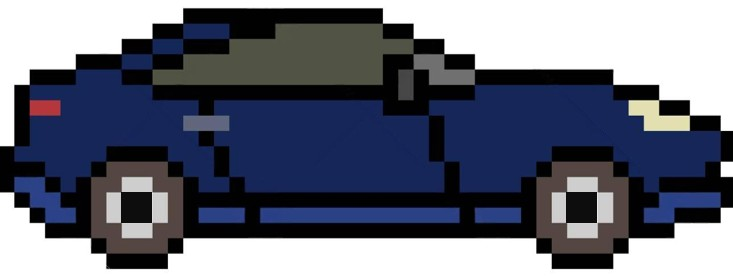
#> input picture PROYECTO PARALELIZACION DE PIXELES FORMULAS/imagenes/carro1.jpg, 733 x 277 px, found by its file name
$ python Generar_matrizRGB.py
#> lines starting #> are read from the running program, lines starting #| are printed output that depends on the picture
from PIL import Image
import numpy as np

def image_to_matrix(ruta, resolution):
#> called with ruta = 'imagenes/carro1.jpg', resolution = (270, 100)
    imagen=Image.open(ruta)
#> imagen is the input picture: PIL image 733x277 RGB; mean R, G, B 103.6, 107.6, 122.5
    reforma_imagen=imagen.resize(resolution)
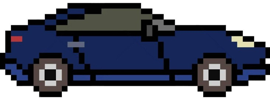
#> reforma_imagen: PIL image 270x100 RGB; mean R, G, B 103.6, 107.6, 122.5
    imagen_rgb=reforma_imagen.convert("RGB")
    matriz= np.array(imagen_rgb)

    matriz = matriz.tolist()
#> matriz = 100 items
    return matriz

ruta="imagenes/carro1.jpg"
resolution=(270,100)

imagen_matriz=image_to_matrix(ruta, resolution)
#> imagen_matriz = 100 items

with open("carro1.txt", "w") as file:
    for row in imagen_matriz:
        file.write(f"{row},\n")
#> this loop made 100 passes

print("La matriz de píxeles se ha guardado.")


$ run again, with PROYECTO PARALELIZACION DE PIXELES FORMULAS/imagenes/carro2.jpg copied over PROYECTO PARALELIZACION DE PIXELES FORMULAS/imagenes/carro1.jpg
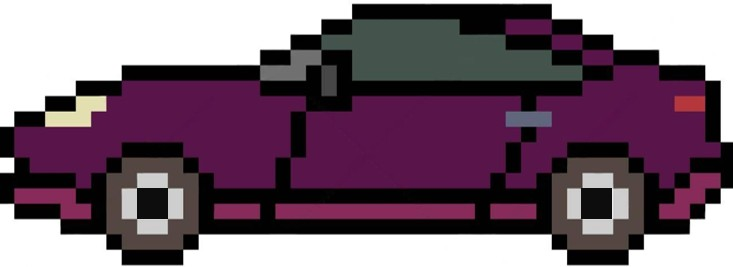
#> input picture PROYECTO PARALELIZACION DE PIXELES FORMULAS/imagenes/carro2.jpg, 733 x 267 px, found by its file name
#> in image_to_matrix, imagen is the input picture: PIL image 733x267 RGB; mean R, G, B 118.4, 96.3, 111.8
#> in image_to_matrix, `reforma_imagen=imagen.resize(resolution)`:
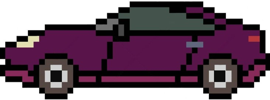
#> reforma_imagen: PIL image 270x100 RGB; mean R, G, B 118.5, 96.3, 111.8
#> matriz = 100 items
#> the loop `for row in imagen_matriz:` made 100 passes

$ run again, with PROYECTO PARALELIZACION DE PIXELES FORMULAS/imagenes/autoss.jpeg copied over PROYECTO PARALELIZACION DE PIXELES FORMULAS/imagenes/carro1.jpg
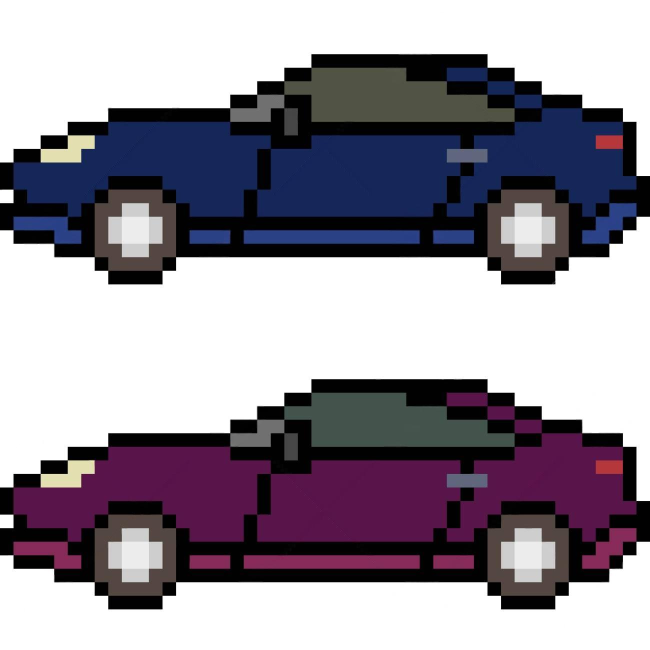
#> input picture PROYECTO PARALELIZACION DE PIXELES FORMULAS/imagenes/autoss.jpeg, 1300 x 1300 px, found by its file name (shown at 1/2 size)
#> in image_to_matrix, imagen is the input picture: PIL image 1300x1300 RGB; mean R, G, B 150.5, 144, 155.2
#> in image_to_matrix, `reforma_imagen=imagen.resize(resolution)`:
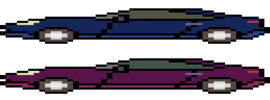
#> reforma_imagen: PIL image 270x100 RGB; mean R, G, B 150.6, 144.1, 155.3
#> matriz = 100 items
#> the loop `for row in imagen_matriz:` made 100 passes
